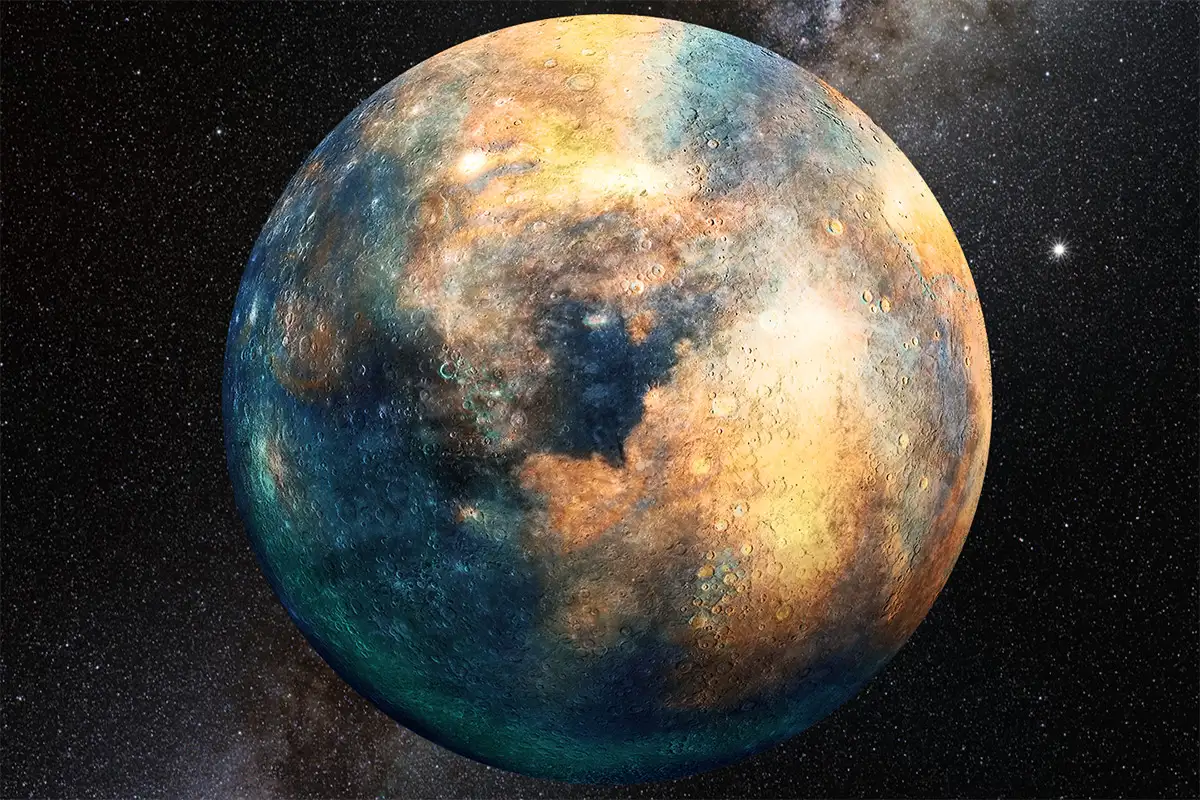
#> input picture schoolwork-1/planet.jpeg, 1200 x 800 px
$ python histogramCalculate.py
#> lines starting #> are read from the running program, lines starting #| are printed output that depends on the picture
#02185076005
#Nadir Özsoy

from matplotlib import pyplot as plt
import cv2
import numpy as np

#image reading
foto = cv2.imread("planet.jpeg",0)
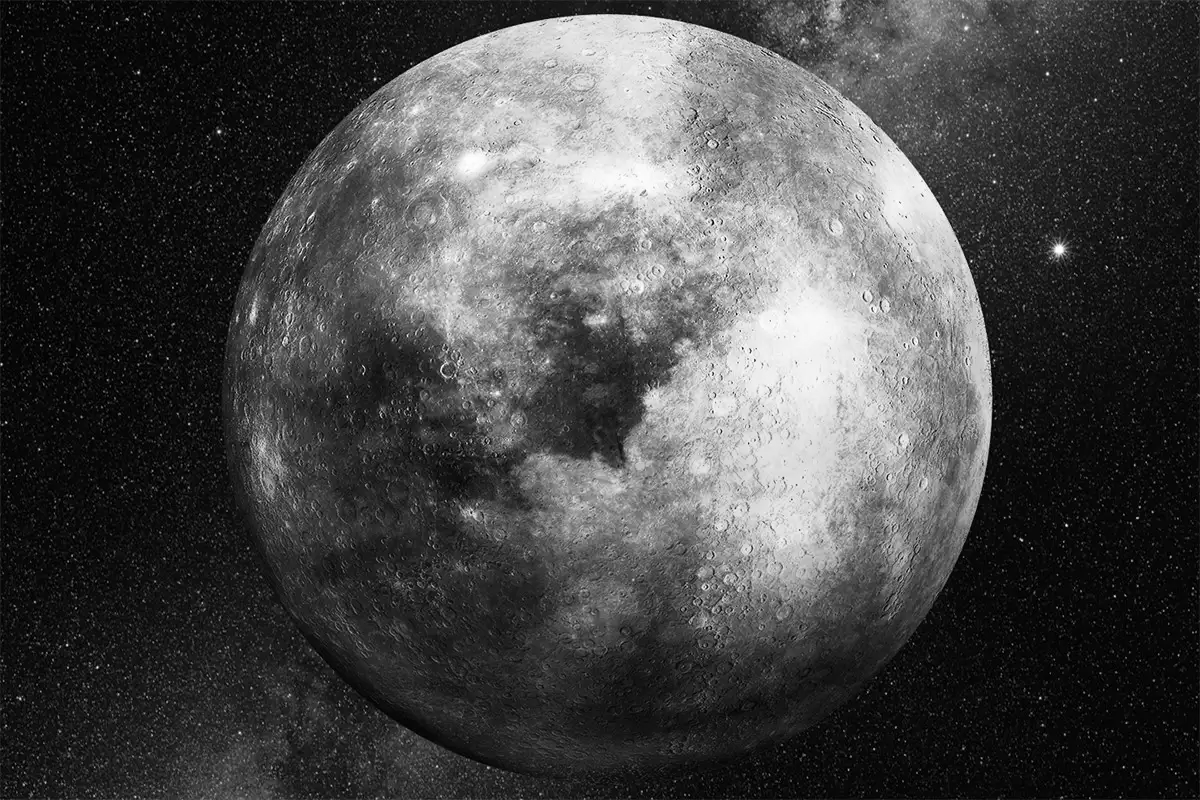
#> foto: shape (800, 1200); min 0, max 255, mean 71
cv2.imshow("image",foto)

#Histogram calculate
def cal_hist(gray_img):
    hist = np.zeros(shape=(256))
    (h,w) = gray_img.shape
#> h = 800; w = 1200
    for i in range(w):
        for j in range(h):
            hist[gray_img[j,i]] += 1
    return hist

plt.plot(cal_hist(foto))
plt.show()
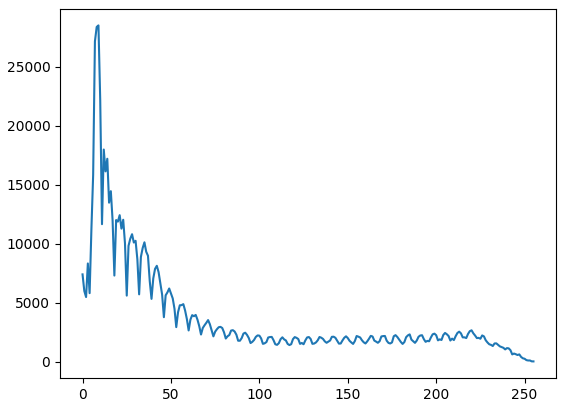
#> figure drawn by matplotlib, 1 panel; curve peaks at x = 9, y = 28514
